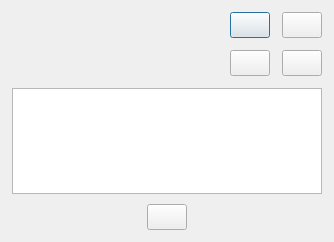
<?xml version="1.0" encoding="UTF-8"?>
<ui version="4.0">
    <class>RaptorUser</class>
    <widget class="QDialog" name="RaptorUser">
        <property name="geometry">
            <rect>
                <x>0</x>
                <y>0</y>
                <width>334</width>
                <height>242</height>
            </rect>
        </property>
        <property name="minimumSize">
            <size>
                <width>334</width>
                <height>242</height>
            </size>
        </property>
        <property name="maximumSize">
            <size>
                <width>334</width>
                <height>9999999</height>
            </size>
        </property>
        <property name="windowTitle">
            <string>RaptorUser</string>
        </property>
        <layout class="QVBoxLayout" name="_UserLayout">
            <property name="spacing">
                <number>0</number>
            </property>
            <property name="leftMargin">
                <number>0</number>
            </property>
            <property name="topMargin">
                <number>0</number>
            </property>
            <property name="rightMargin">
                <number>0</number>
            </property>
            <property name="bottomMargin">
                <number>0</number>
            </property>
            <item>
                <widget class="QWidget" name="_Stage" native="true">
                    <layout class="QVBoxLayout" name="_StageLayout">
                        <property name="spacing">
                            <number>12</number>
                        </property>
                        <property name="leftMargin">
                            <number>12</number>
                        </property>
                        <property name="topMargin">
                            <number>12</number>
                        </property>
                        <property name="rightMargin">
                            <number>12</number>
                        </property>
                        <property name="bottomMargin">
                            <number>12</number>
                        </property>
                        <item>
                            <widget class="QWidget" name="_Header" native="true">
                                <property name="minimumSize">
                                    <size>
                                        <width>0</width>
                                        <height>0</height>
                                    </size>
                                </property>
                                <layout class="QVBoxLayout" name="_HeaderLayout">
                                    <property name="spacing">
                                        <number>12</number>
                                    </property>
                                    <property name="leftMargin">
                                        <number>0</number>
                                    </property>
                                    <property name="topMargin">
                                        <number>0</number>
                                    </property>
                                    <property name="rightMargin">
                                        <number>0</number>
                                    </property>
                                    <property name="bottomMargin">
                                        <number>0</number>
                                    </property>
                                    <item>
                                        <widget class="QWidget" name="_HeaderPanel" native="true">
                                            <property name="minimumSize">
                                                <size>
                                                    <width>0</width>
                                                    <height>0</height>
                                                </size>
                                            </property>
                                            <layout class="QHBoxLayout" name="_HeaderPanelLayout">
                                                <property name="spacing">
                                                    <number>12</number>
                                                </property>
                                                <property name="leftMargin">
                                                    <number>0</number>
                                                </property>
                                                <property name="topMargin">
                                                    <number>0</number>
                                                </property>
                                                <property name="rightMargin">
                                                    <number>0</number>
                                                </property>
                                                <property name="bottomMargin">
                                                    <number>0</number>
                                                </property>
                                                <item>
                                                    <widget class="QLabel" name="_NickName">
                                                        <property name="text">
                                                            <string/>
                                                        </property>
                                                    </widget>
                                                </item>
                                                <item>
                                                    <spacer name="_HeaderPanelSpacer">
                                                        <property name="orientation">
                                                            <enum>Qt::Horizontal</enum>
                                                        </property>
                                                        <property name="sizeHint" stdset="0">
                                                            <size>
                                                                <width>83</width>
                                                                <height>20</height>
                                                            </size>
                                                        </property>
                                                    </spacer>
                                                </item>
                                                <item>
                                                    <widget class="QPushButton" name="_Refresh">
                                                        <property name="minimumSize">
                                                            <size>
                                                                <width>0</width>
                                                                <height>26</height>
                                                            </size>
                                                        </property>
                                                        <property name="maximumSize">
                                                            <size>
                                                                <width>16777215</width>
                                                                <height>26</height>
                                                            </size>
                                                        </property>
                                                        <property name="text">
                                                            <string/>
                                                        </property>
                                                    </widget>
                                                </item>
                                                <item>
                                                    <widget class="QPushButton" name="_Sign">
                                                        <property name="minimumSize">
                                                            <size>
                                                                <width>0</width>
                                                                <height>26</height>
                                                            </size>
                                                        </property>
                                                        <property name="maximumSize">
                                                            <size>
                                                                <width>16777215</width>
                                                                <height>26</height>
                                                            </size>
                                                        </property>
                                                        <property name="text">
                                                            <string/>
                                                        </property>
                                                    </widget>
                                                </item>
                                            </layout>
                                        </widget>
                                    </item>
                                    <item>
                                        <widget class="QWidget" name="_HeaderPanem" native="true">
                                            <layout class="QHBoxLayout" name="_HeaderPanemLayout">
                                                <property name="spacing">
                                                    <number>12</number>
                                                </property>
                                                <property name="leftMargin">
                                                    <number>0</number>
                                                </property>
                                                <property name="topMargin">
                                                    <number>0</number>
                                                </property>
                                                <property name="rightMargin">
                                                    <number>0</number>
                                                </property>
                                                <property name="bottomMargin">
                                                    <number>0</number>
                                                </property>
                                                <item>
                                                    <widget class="QLabel" name="_Capacity">
                                                        <property name="text">
                                                            <string/>
                                                        </property>
                                                    </widget>
                                                </item>
                                                <item>
                                                    <spacer name="_HeaderPanemSpacer">
                                                        <property name="orientation">
                                                            <enum>Qt::Horizontal</enum>
                                                        </property>
                                                        <property name="sizeHint" stdset="0">
                                                            <size>
                                                                <width>170</width>
                                                                <height>20</height>
                                                            </size>
                                                        </property>
                                                    </spacer>
                                                </item>
                                                <item>
                                                    <widget class="QPushButton" name="_Device">
                                                        <property name="minimumSize">
                                                            <size>
                                                                <width>0</width>
                                                                <height>26</height>
                                                            </size>
                                                        </property>
                                                        <property name="maximumSize">
                                                            <size>
                                                                <width>16777215</width>
                                                                <height>26</height>
                                                            </size>
                                                        </property>
                                                        <property name="text">
                                                            <string/>
                                                        </property>
                                                    </widget>
                                                </item>
                                                <item>
                                                    <widget class="QPushButton" name="_Logout">
                                                        <property name="minimumSize">
                                                            <size>
                                                                <width>0</width>
                                                                <height>26</height>
                                                            </size>
                                                        </property>
                                                        <property name="maximumSize">
                                                            <size>
                                                                <width>16777215</width>
                                                                <height>26</height>
                                                            </size>
                                                        </property>
                                                        <property name="text">
                                                            <string/>
                                                        </property>
                                                    </widget>
                                                </item>
                                            </layout>
                                        </widget>
                                    </item>
                                </layout>
                            </widget>
                        </item>
                        <item>
                            <widget class="QTableView" name="_ItemView">
                                <property name="minimumSize">
                                    <size>
                                        <width>0</width>
                                        <height>106</height>
                                    </size>
                                </property>
                                <property name="maximumSize">
                                    <size>
                                        <width>16777215</width>
                                        <height>106</height>
                                    </size>
                                </property>
                                <property name="editTriggers">
                                    <set>QAbstractItemView::NoEditTriggers</set>
                                </property>
                            </widget>
                        </item>
                        <item>
                            <widget class="QWidget" name="_Footer" native="true">
                                <layout class="QHBoxLayout" name="_FooterLayout">
                                    <property name="spacing">
                                        <number>12</number>
                                    </property>
                                    <property name="leftMargin">
                                        <number>0</number>
                                    </property>
                                    <property name="topMargin">
                                        <number>0</number>
                                    </property>
                                    <property name="rightMargin">
                                        <number>0</number>
                                    </property>
                                    <property name="bottomMargin">
                                        <number>0</number>
                                    </property>
                                    <item>
                                        <spacer name="_FooterSpacer">
                                            <property name="orientation">
                                                <enum>Qt::Horizontal</enum>
                                            </property>
                                            <property name="sizeHint" stdset="0">
                                                <size>
                                                    <width>40</width>
                                                    <height>20</height>
                                                </size>
                                            </property>
                                        </spacer>
                                    </item>
                                    <item>
                                        <widget class="QPushButton" name="_Login">
                                            <property name="minimumSize">
                                                <size>
                                                    <width>0</width>
                                                    <height>26</height>
                                                </size>
                                            </property>
                                            <property name="maximumSize">
                                                <size>
                                                    <width>16777215</width>
                                                    <height>26</height>
                                                </size>
                                            </property>
                                            <property name="text">
                                                <string/>
                                            </property>
                                        </widget>
                                    </item>
                                    <item>
                                        <spacer name="_FooterSpaces">
                                            <property name="orientation">
                                                <enum>Qt::Horizontal</enum>
                                            </property>
                                            <property name="sizeHint" stdset="0">
                                                <size>
                                                    <width>40</width>
                                                    <height>20</height>
                                                </size>
                                            </property>
                                        </spacer>
                                    </item>
                                </layout>
                            </widget>
                        </item>
                    </layout>
                </widget>
            </item>
        </layout>
    </widget>
    <resources/>
    <connections/>
</ui>
